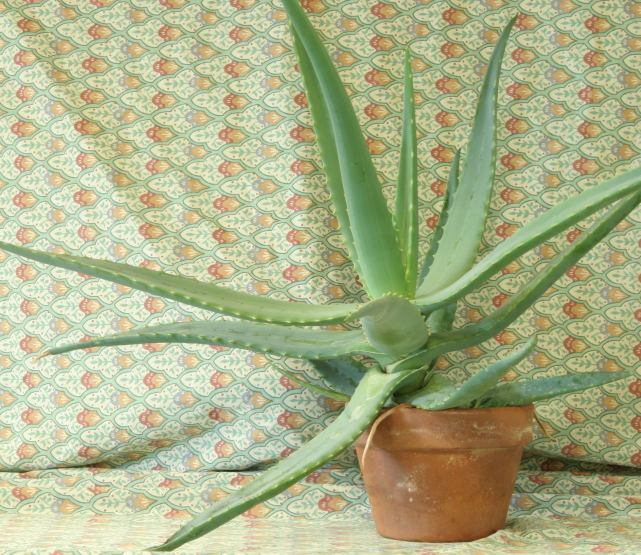
//> input picture 08_3D_vision/08_01_disparity/data/aloeL.jpg, 1282 x 1110 px (shown at 1/2 size)
$ ./main ../../08_3D_vision/08_01_disparity/data/aloeL.jpg   (built with g++ and OpenCV 4)
//> lines starting //> are read from the running program, lines starting //| are printed output that depends on the picture
/**
 * @file main.cpp
 * @brief Discrete Fourier Transform (DFT) in OpenCV
 * @author José Miguel Guerrero Hernández
 *
 * This example demonstrates:
 * - How to compute the Discrete Fourier Transform (DFT) of an image
 * - How to visualize the frequency spectrum (magnitude)
 * - How to shift quadrants for centered spectrum display
 * - How to reconstruct the image using Inverse DFT (IDFT)
 *
 * @note The Fourier Transform decomposes an image into its frequency components:
 *       - Low frequencies: Smooth regions, gradual changes
 *       - High frequencies: Edges, sharp transitions, noise
 *
 *       The magnitude spectrum shows how much of each frequency is present.
 *       The phase spectrum (not shown here) contains structural information.
 */

#include <string>
#include <algorithm>
#include <cstdlib>
#include <opencv2/core.hpp>
#include <opencv2/imgproc.hpp>
#include <opencv2/imgcodecs.hpp>
#include <opencv2/highgui.hpp>
#include <iostream>

namespace
{
// The images this example works on are about 1400 px on the long side, and
// several windows at that size do not fit on a normal screen. The processing
// always runs at full resolution: only the copy sent to the screen is reduced,
// with INTER_AREA, which is the interpolation meant for shrinking
constexpr int MAX_DISPLAY_SIDE = 800;

// Returns the copy that goes to the screen, already reduced. Whatever is drawn
// on the result keeps its size in screen pixels, so labels are written here and
// not on the full-resolution frame: drawn before the reduction they shrink with
// it and stop being readable
cv::Mat fitToScreen(const cv::Mat & image)
{
  const int side = std::max(image.cols, image.rows);
  if (side <= MAX_DISPLAY_SIDE || image.empty()) {
    return image.clone();
  }
  const double factor = static_cast<double>(MAX_DISPLAY_SIDE) / side;
  cv::Mat reduced;
  cv::resize(image, reduced, cv::Size(), factor, factor, cv::INTER_AREA);
  return reduced;
}

void showFit(const std::string & window, const cv::Mat & image)
{
  cv::imshow(window, fitToScreen(image));
}
}  // namespace

/**
 * @brief Displays usage information
 * @param argv Command line arguments
 */
// [9 lines left out: function printHelp, not called in this run]

/**
 * @brief Computes the Discrete Fourier Transform of an image
 * @param image Input grayscale image
 * @return Complex matrix containing DFT result (real and imaginary parts)
 *
 * The DFT converts a spatial domain image to frequency domain.
 * The result is a complex matrix where each element contains:
 *   - Real part: cosine component amplitude
 *   - Imaginary part: sine component amplitude
 */
cv::Mat computeDFT(const cv::Mat & image)
{
  // Step 1: Expand image to optimal size for faster DFT computation
  // DFT is fastest when array size is a power of 2, or factors of 2, 3, and 5
  cv::Mat padded;
  int optimal_rows = cv::getOptimalDFTSize(image.rows);
  int optimal_cols = cv::getOptimalDFTSize(image.cols);

  // Pad with zeros on the right and bottom borders
  cv::copyMakeBorder(image, padded,
                     0, optimal_rows - image.rows,
                     0, optimal_cols - image.cols,
                     cv::BORDER_CONSTANT, cv::Scalar::all(0));

  // Step 2: Create complex matrix with real and imaginary parts
  // Real part: the padded image converted to float
  cv::Mat real_part;
  padded.convertTo(real_part, CV_32F);

  // Imaginary part: zeros (input image has no imaginary component)
  cv::Mat imaginary_part = cv::Mat::zeros(padded.size(), CV_32F);

  // Step 3: Merge into a 2-channel complex matrix
  cv::Mat planes[] = {real_part, imaginary_part};
  cv::Mat complex_image;
  cv::merge(planes, 2, complex_image);

  // Step 4: Compute the DFT
  // DFT_COMPLEX_OUTPUT ensures output has both real and imaginary parts
  cv::dft(complex_image, complex_image, cv::DFT_COMPLEX_OUTPUT);

  return complex_image;
}

/**
 * @brief Shifts the zero-frequency component to the center of the spectrum
 * @param magI Input magnitude/complex image
 * @return Shifted image with DC component at center
 *
 * After DFT, the zero-frequency (DC) component is at the corners.
 * This function rearranges quadrants so DC is at the center,
 * which is the conventional way to display frequency spectra.
 *
 * Before shift:          After shift:
 * +-------+-------+      +-------+-------+
 * | Q0    | Q1    |      | Q3    | Q2    |
 * | (DC)  |       |      |       |       |
 * +-------+-------+  =>  +-------+-------+
 * | Q2    | Q3    |      | Q1    | Q0    |
 * |       |       |      |       | (DC)  |
 * +-------+-------+      +-------+-------+
 */
cv::Mat fftShift(const cv::Mat & magI)
{
  cv::Mat result = magI.clone();

  // Crop if odd number of rows or columns
  result = result(cv::Rect(0, 0, result.cols & -2, result.rows & -2));

  // Calculate center point
  int cx = result.cols / 2;
  int cy = result.rows / 2;

  // Define the four quadrants as ROIs (Region of Interest)
  cv::Mat q0(result, cv::Rect(0, 0, cx, cy));    // Top-Left
  cv::Mat q1(result, cv::Rect(cx, 0, cx, cy));   // Top-Right
  cv::Mat q2(result, cv::Rect(0, cy, cx, cy));   // Bottom-Left
  cv::Mat q3(result, cv::Rect(cx, cy, cx, cy));  // Bottom-Right

  // Swap quadrants diagonally
  cv::Mat tmp;
  q0.copyTo(tmp);  // Q0 <-> Q3
  q3.copyTo(q0);
  tmp.copyTo(q3);

  q1.copyTo(tmp);  // Q1 <-> Q2
  q2.copyTo(q1);
  tmp.copyTo(q2);

  return result;
}

/**
 * @brief Computes the magnitude spectrum from a complex DFT result
 * @param complexI Complex matrix from DFT
 * @return Normalized magnitude spectrum ready for display
 *
 * The magnitude spectrum shows the amplitude of each frequency component.
 * Formula: magnitude = sqrt(Re^2 + Im^2)
 *
 * Logarithmic scale is applied because the dynamic range is too large
 * for display: log(1 + magnitude)
 */
cv::Mat computeSpectrum(const cv::Mat & complex_i)
{
  cv::Mat complex_img = complex_i.clone();

  // Step 1: Split into real and imaginary parts
  cv::Mat planes[2];
  cv::split(complex_img, planes);
  // planes[0] = Real part, planes[1] = Imaginary part

  // Step 2: Compute magnitude: sqrt(Re^2 + Im^2)
  cv::Mat magnitude_image;
  cv::magnitude(planes[0], planes[1], magnitude_image);

  // Step 3: Apply logarithmic scale for better visualization
  // Without log, bright spots would dominate and details would be invisible
  magnitude_image += cv::Scalar::all(1);  // Avoid log(0)
  cv::log(magnitude_image, magnitude_image);

  // Step 4: Normalize to range [0, 1] for display
  cv::normalize(magnitude_image, magnitude_image, 0, 1, cv::NORM_MINMAX);

  return magnitude_image;
}

int main(int argc, char ** argv)
{

  // Load the image
  //
  // cv::samples::findFile helps locate the image file in OpenCV sample directories.
  // Command-line arguments; --help prints the usage
  cv::CommandLineParser parser(argc, argv,
    "{help h | | Show this help message}"
    "{@input | ../../data/starry_night.png | Input file}");
  if (parser.has("help")) {
    parser.printMessage();
    printHelp(argv);
    return EXIT_SUCCESS;
  }
  const std::string filename = parser.get<std::string>("@input");

  // Without this, a malformed value (--frames=xyz) is reported by the parser
  // but the example carries on with the default, which is the hardest kind
  // of failure to diagnose. Note it validates values, not option names:
  // cv::CommandLineParser ignores an unknown option without complaining
  if (!parser.check()) {
    parser.printErrors();
    return EXIT_FAILURE;
  }
  cv::Mat image = cv::imread(cv::samples::findFile(filename, false), cv::IMREAD_GRAYSCALE);
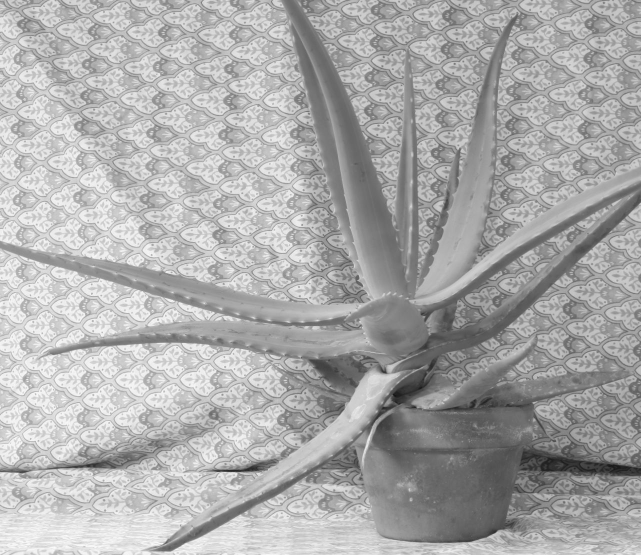
//> image: 1110 rows x 1282 cols, CV_8UC1 (shown at 1/2 size); min 18, max 255, mean 170.8

  if (image.empty()) {
    std::cerr << "Error: Could not open image '" << filename << "'" << std::endl;
    return EXIT_FAILURE;
  }

  std::cout << "Image loaded: " << image.cols << "x" << image.rows << " pixels" << std::endl;
//| Image loaded: 1282x1110 pixels

  // Compute the Discrete Fourier Transform
  cv::Mat complex_image = computeDFT(image);
//> in computeDFT, `cv::copyMakeBorder(image, padded, 0, optimal_rows - image.rows, 0, opt..`:
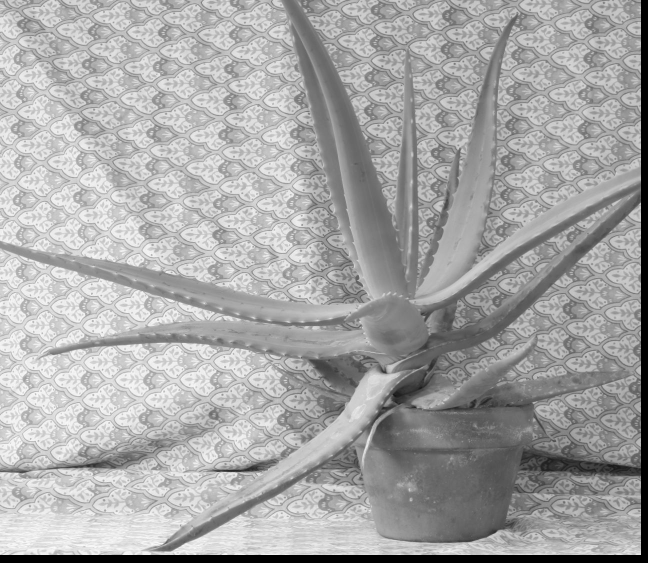
//> padded: 1125 rows x 1296 cols, CV_8UC1 (shown at 1/2 size); min 0, max 255, mean 166.7
  std::cout << "DFT computed successfully" << std::endl;

  // Compute and display the magnitude spectrum
  cv::Mat spectrum_original = computeSpectrum(complex_image);
//> in computeSpectrum, `cv::normalize(magnitude_image, magnitude_image, 0, 1, cv::NORM_MINMAX);`:
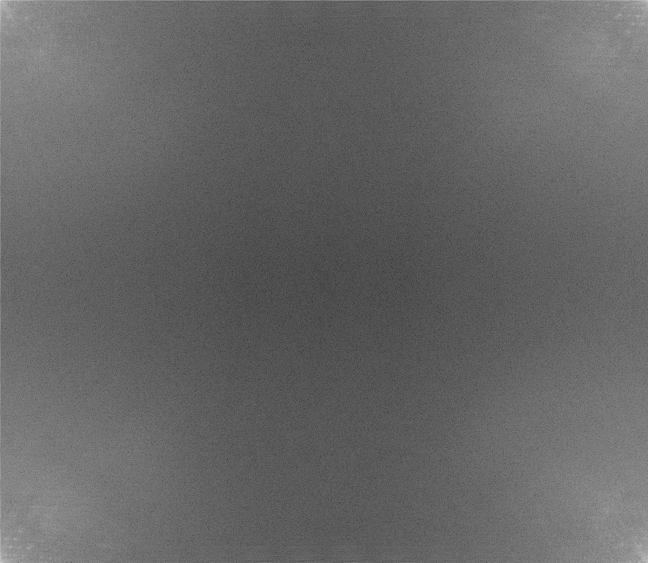
//> magnitude_image: 1125 rows x 1296 cols, CV_32FC1 (shown at 1/2 size); min 0, max 1, mean 0.401

  // Demonstrate quadrant shifting
  //
  // First shift: Move DC to center (for processing/visualization)
  cv::Mat shifted_complex = fftShift(complex_image);  // DC at center

  // Compute and display the magnitude spectrum after first shift
  cv::Mat spectrum_shifted = computeSpectrum(shifted_complex);
//> in computeSpectrum (call 2), `cv::normalize(magnitude_image, magnitude_image, 0, 1, cv::NORM_MINMAX);`:
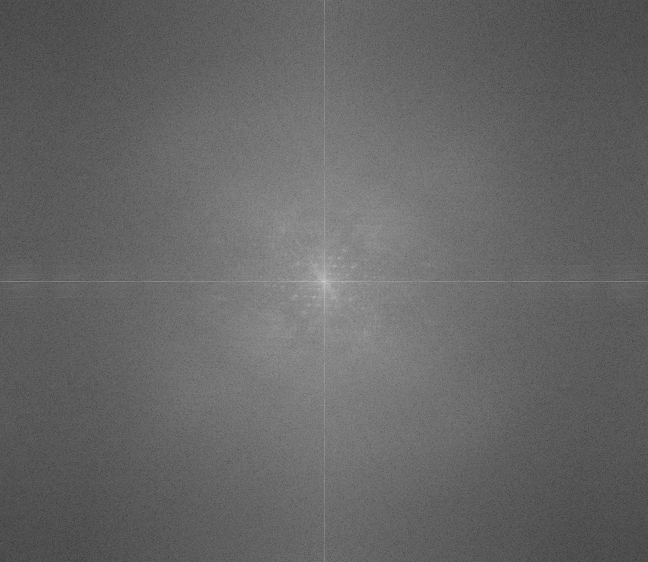
//> magnitude_image: 1124 rows x 1296 cols, CV_32FC1 (shown at 1/2 size); min 0, max 1, mean 0.401

  // Here you could apply frequency domain filters:
  //   Low-pass filter: Keep center, remove edges (blur)
  //   High-pass filter: Remove center, keep edges (sharpen)
  //   Band-pass filter: Keep specific frequency range

  // Second shift: Move DC back to corners (for inverse DFT)
  cv::Mat rearranged = fftShift(shifted_complex);    // DC back to corners

  // Compute and display the magnitude spectrum after rearrangement
  cv::Mat spectrum_after = computeSpectrum(rearranged);

  // Reconstruct image using Inverse DFT
  //
  // IDFT converts frequency domain back to spatial domain.
  // DFT_REAL_OUTPUT: output only the real part (the imaginary residue of a
  //                  real-valued image is negligible).
  // We do not pass DFT_SCALE (the 1/N normalization) because the result is
  // normalized to [0,1] right after for display anyway.
  cv::Mat reconstructed;
  cv::idft(rearranged, reconstructed, cv::DFT_REAL_OUTPUT);
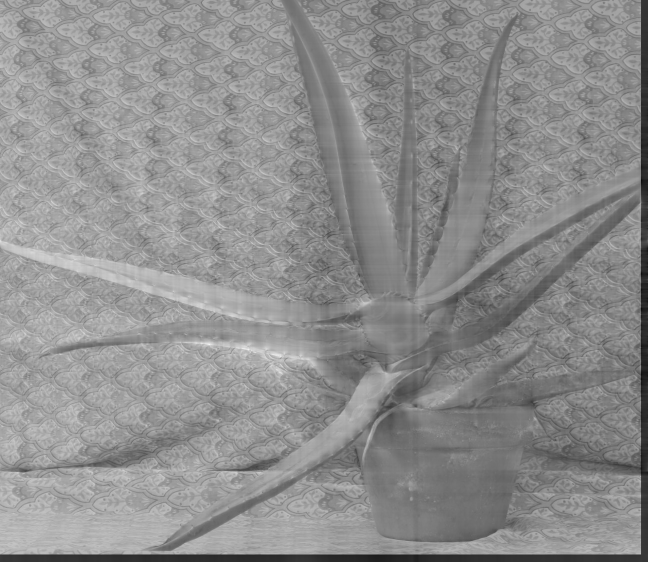
//> reconstructed: 1124 rows x 1296 cols, CV_32FC1 (shown at 1/2 size); min -118395480, max 528914816, mean 243002800; drawn with min black and max white
  cv::normalize(reconstructed, reconstructed, 0, 1, cv::NORM_MINMAX);

  // Display results
  showFit("Original Image", image);
  showFit("Spectrum Before DC Shift", spectrum_original);
  showFit("Spectrum After DC Shift", spectrum_shifted);
//> in fitToScreen (call 3), `cv::resize(image, reduced, cv::Size(), factor, factor, cv::INTER_AREA);`:
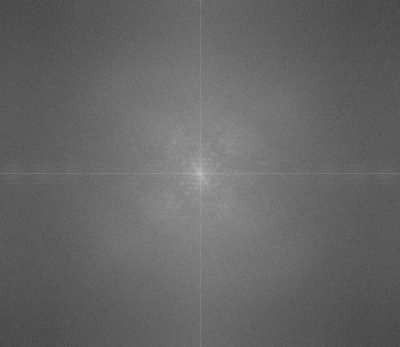
//> reduced: 694 rows x 800 cols, CV_32FC1 (shown at 1/2 size); min 0.196, max 0.876, mean 0.401
  showFit("Spectrum After Rearrangement", spectrum_after);
  showFit("Reconstructed (IDFT)", reconstructed);
//> in fitToScreen (call 5), `cv::resize(image, reduced, cv::Size(), factor, factor, cv::INTER_AREA);`:
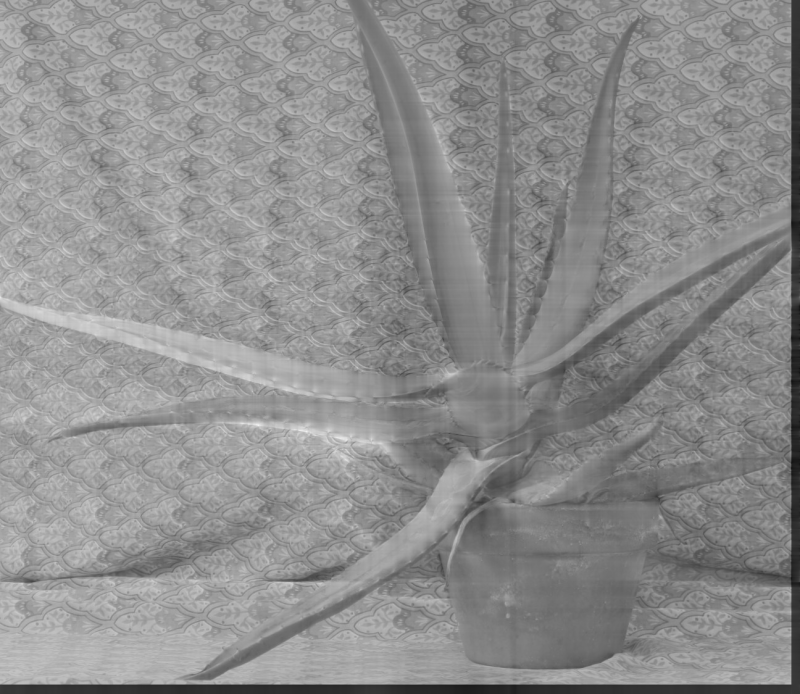
//> reduced: 694 rows x 800 cols, CV_32FC1; min 0.0774, max 0.945, mean 0.558

  std::cout << "\nWindows displayed:" << std::endl;
  std::cout << "  - Original grayscale image" << std::endl;
  std::cout << "  - Magnitude spectrum (centered)" << std::endl;
  std::cout << "  - Magnitude spectrum after rearrangement" << std::endl;
  std::cout << "  - Reconstructed image from IDFT" << std::endl;
  std::cout << "\nPress any key to exit..." << std::endl;

  cv::waitKey(0);

  return EXIT_SUCCESS;
}
